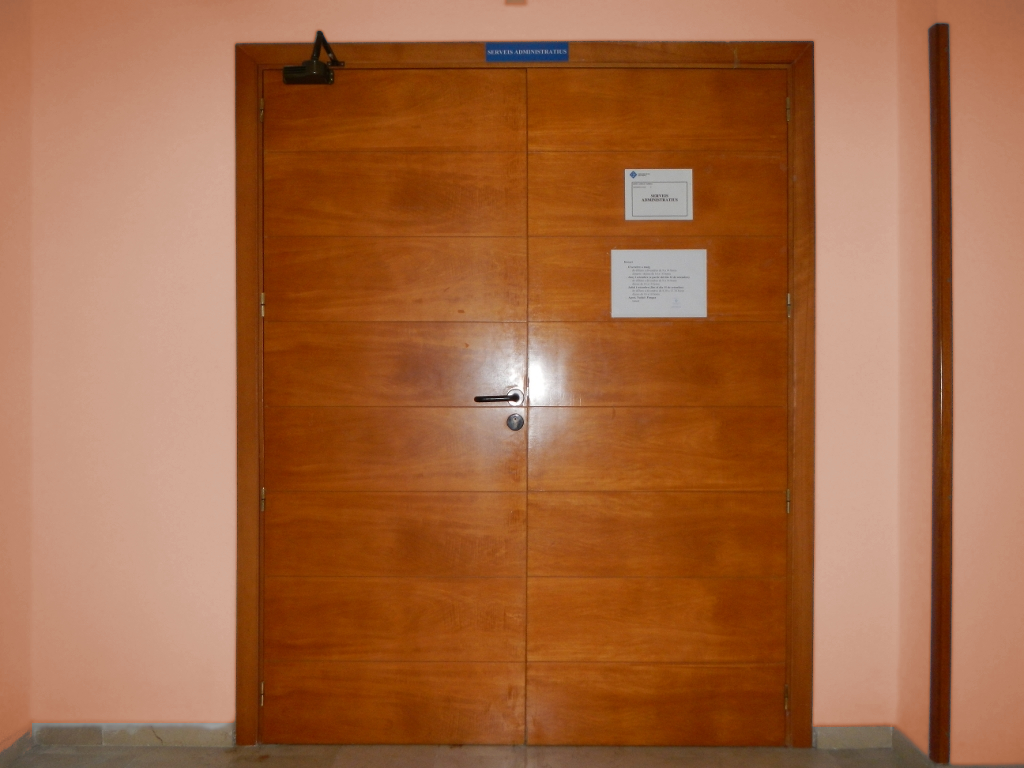
#> input picture image5.JPG, 1024 x 768 px
$ python contorns.py
#> lines starting #> are read from the running program, lines starting #| are printed output that depends on the picture; after the words box and inside, x2 and y2 are one past the last pixel; in counts of white or black regions, pixels touching at a corner belong together

# ##############################################################################
# Este script de Python ha sido utilizado para extraer contornos de las imagenes
# Tenemos que indicar el nombre de la imagen de entrada y de la imagen de salida
# ##############################################################################

from skimage import io
from skimage.color import rgb2gray
from skimage import exposure
from skimage import img_as_ubyte
from skimage.filters.rank import median
from matplotlib import pyplot as plt
from matplotlib import colors
from skimage import filters
from skimage import feature

rows = 3
cols = 3
figura = plt.figure(figsize=(15,13))

# Lectura imagen de entrada
img1 = io.imread("image5.JPG")
#> img1 is the input picture: shape (768, 1024, 3); mean R, G, B 163.7, 104.6, 66.9
# Conversion en escala de grises
img1 = rgb2gray(img1)
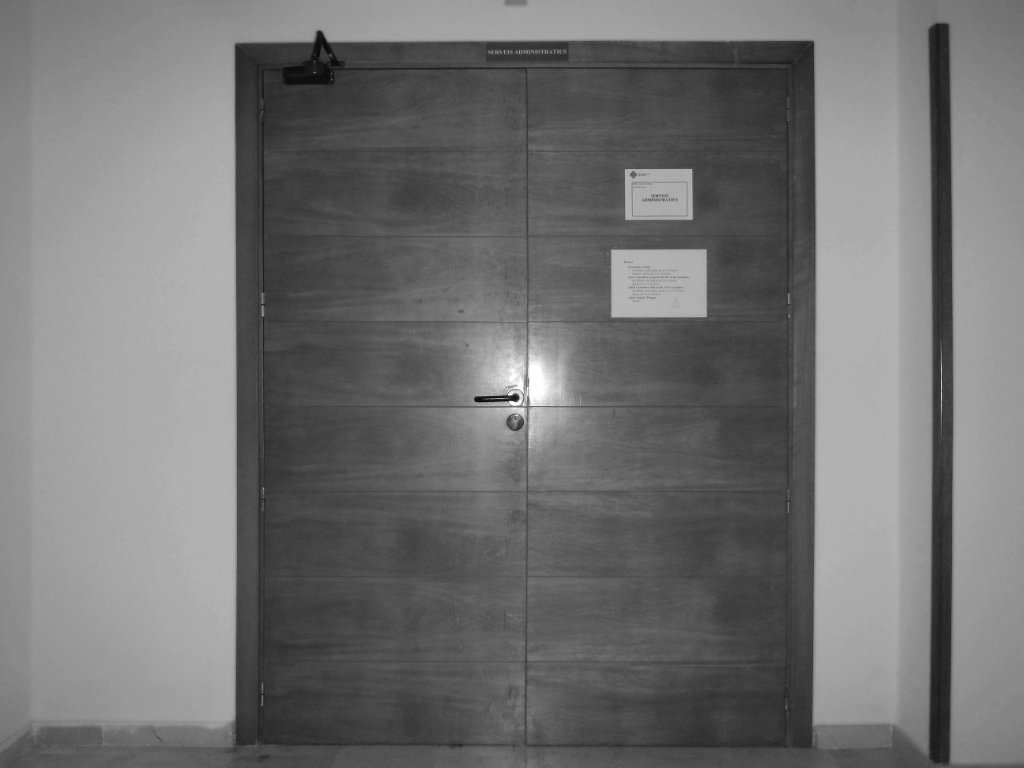
#> img1: shape (768, 1024) float64; min 0.0271, max 1, mean 0.449

# Para mostrar diferentes pasos en una misma figura
figura.add_subplot(rows,cols,1)
plt.imshow(img1,norm=colors.NoNorm(),cmap='gray')
plt.title("Original")

# Binarizacion de la imagen
# He utilizado el umbral que nos proporciona Otsu
otsu_img1 = filters.threshold_otsu(img1)
#> otsu_img1 = 0.458
bin_img1 = (img1 > otsu_img1)*255
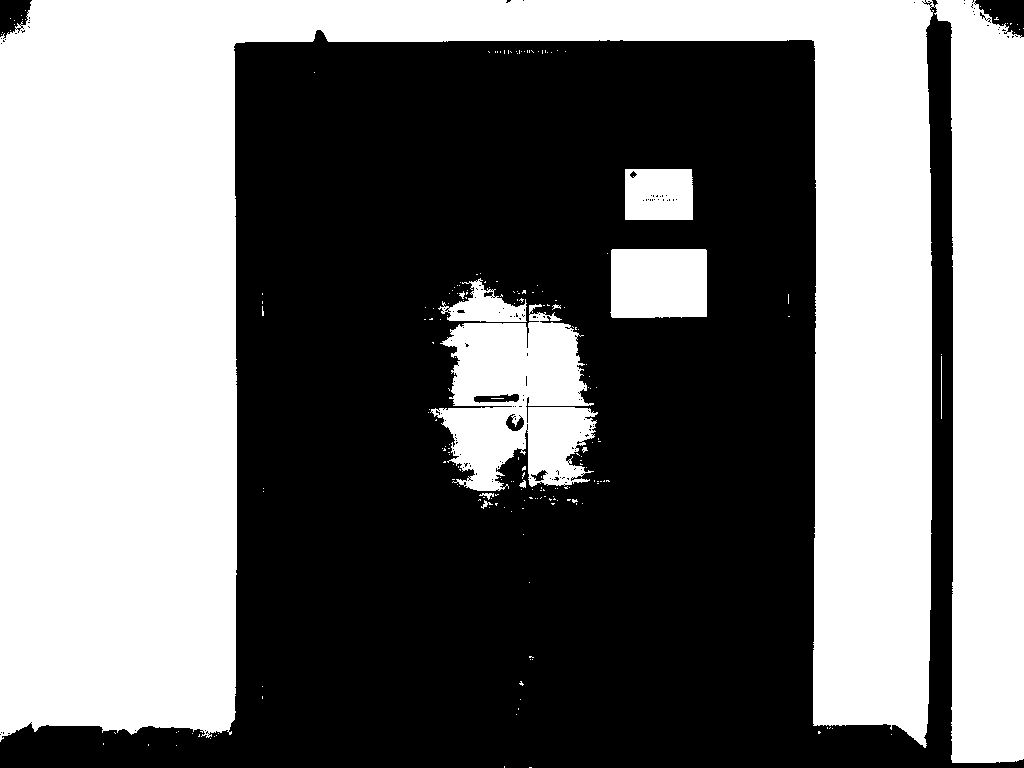
#> bin_img1: shape (768, 1024) int64; 46.4% white; 216 white regions (204 under 20 px), largest, box (x1, y1, x2, y2) and area: (0, 0, 1024, 763) 333100, (430, 304, 598, 491) 19544, (610, 249, 707, 318) 6575

# Mostramos la imagen binarizada en la misma figura
figura.add_subplot(rows,cols,2)
plt.imshow(bin_img1,norm=colors.NoNorm(),cmap='gray')
plt.title("Binarización Otsu")

# Extracción de contornos a partir de la imagen binarizada
# He utilizado los diferentes métodos para extraer los contornos, sin embargo
# el mejor resultado nos ha dado el filtro de Canny

# img1_sobel = filters.sobel(img1)
# img1_roberts = filters.roberts(img1)
# img1_prewitt = filters.prewitt(img1)
img1_canny = feature.canny(img1)
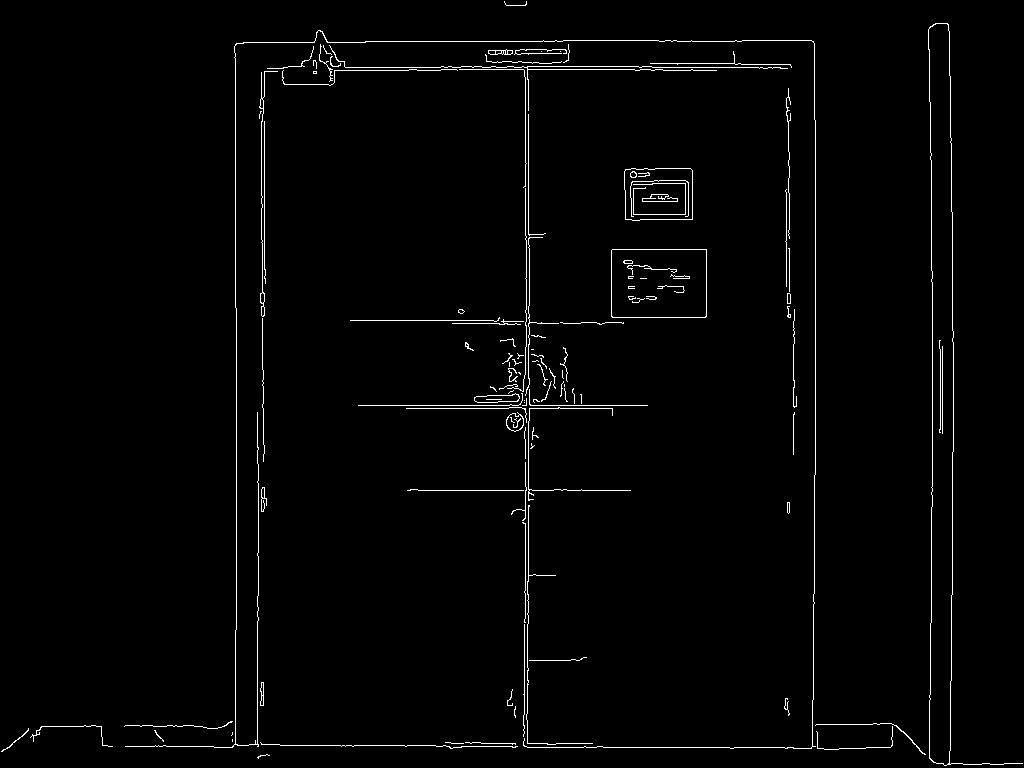
#> img1_canny: shape (768, 1024) bool; 1.7% white in thin lines or dots

# [11 lines of commented-out code are left out]

figura.add_subplot(rows,cols,6)
plt.imshow(img1_canny,cmap='gray')
plt.title("CANNY")

io.imshow(img1_canny)

io.imsave("img5_canny.JPG",img1_canny)
# io.imsave("img5_prewitt.JPG",img1_prewitt)
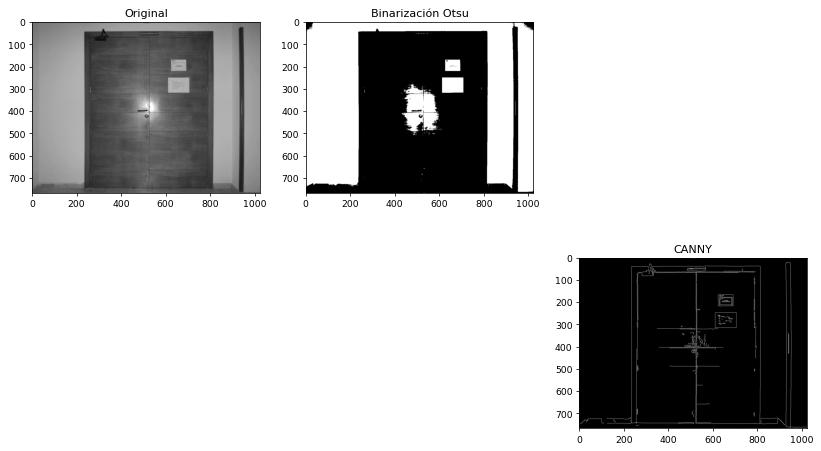
#> figure drawn by matplotlib, 3 panels

$ run again, with image1.JPG copied over image5.JPG
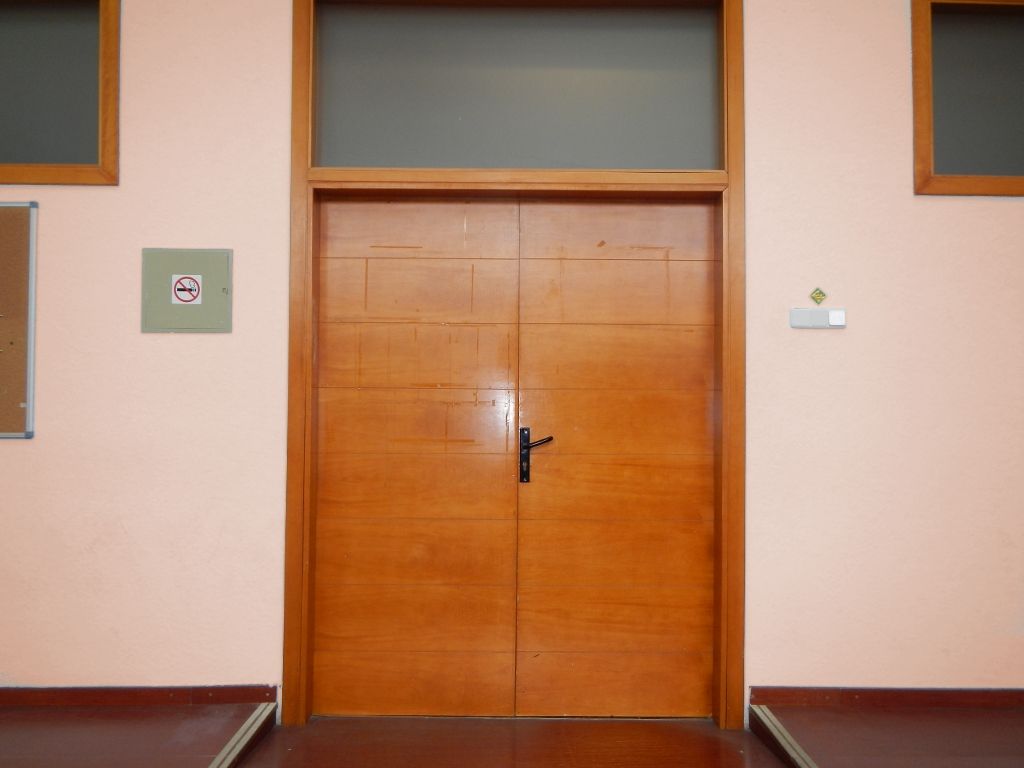
#> input picture image1.JPG, 1024 x 768 px
#> img1 is the input picture: shape (768, 1024, 3); mean R, G, B 178.4, 135.9, 109
#> img1: shape (768, 1024) float64
#> otsu_img1 = 0.557
#> `bin_img1 = (img1 > otsu_img1)*255`:
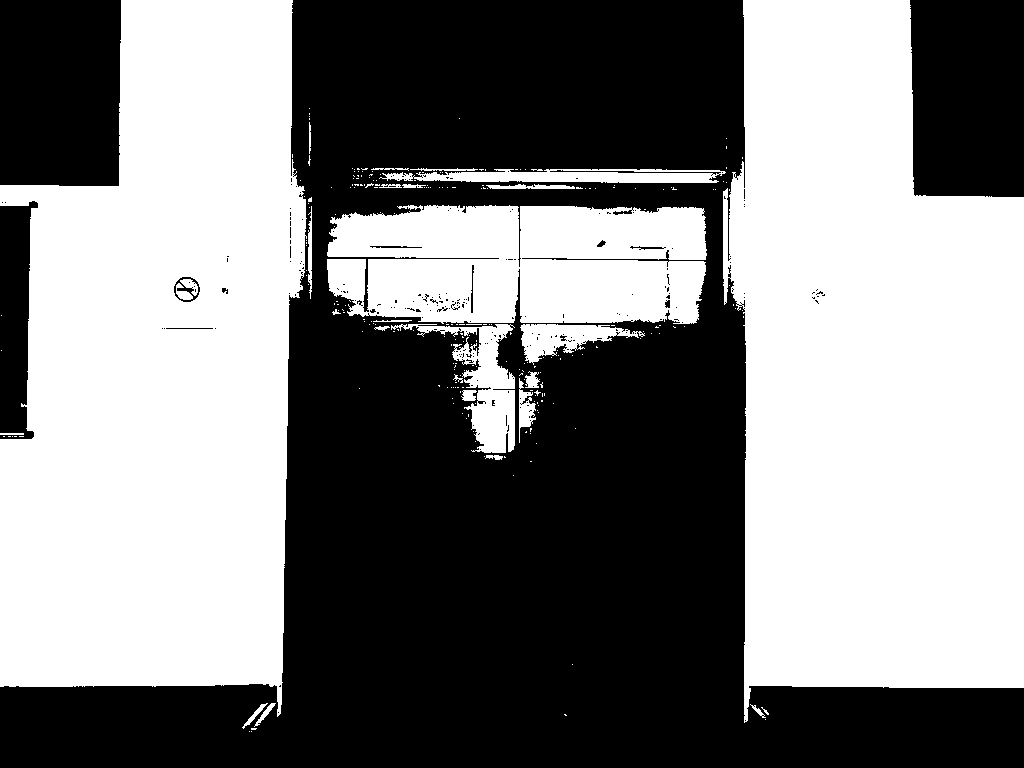
#> bin_img1: shape (768, 1024) int64; 50.4% white; 224 black regions (209 under 20 px), largest, box (x1, y1, x2, y2) and area: (0, 0, 1024, 768) 338034, (0, 0, 121, 186) 22226, (910, 0, 1024, 197) 21916
#> img1_canny: shape (768, 1024) bool; 2.2% white in thin lines or dots
#> `# io.imsave("img5_prewitt.JPG",img1_prewitt)`:
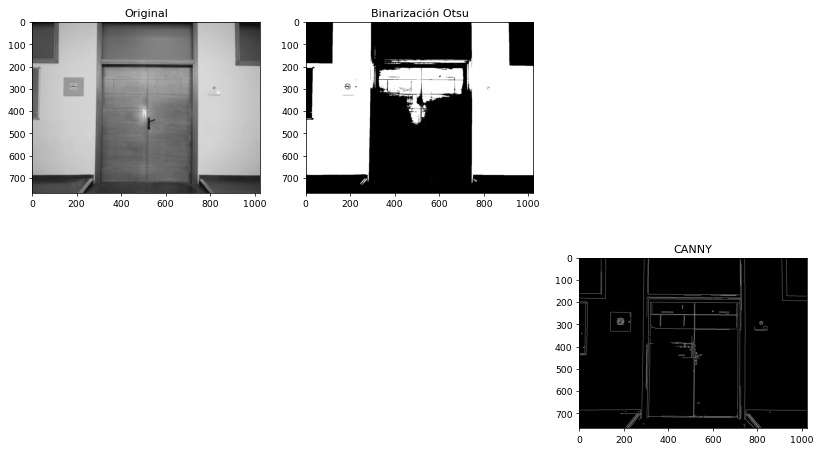
#> figure drawn by matplotlib, 3 panels

$ run again, with image2.JPG copied over image5.JPG
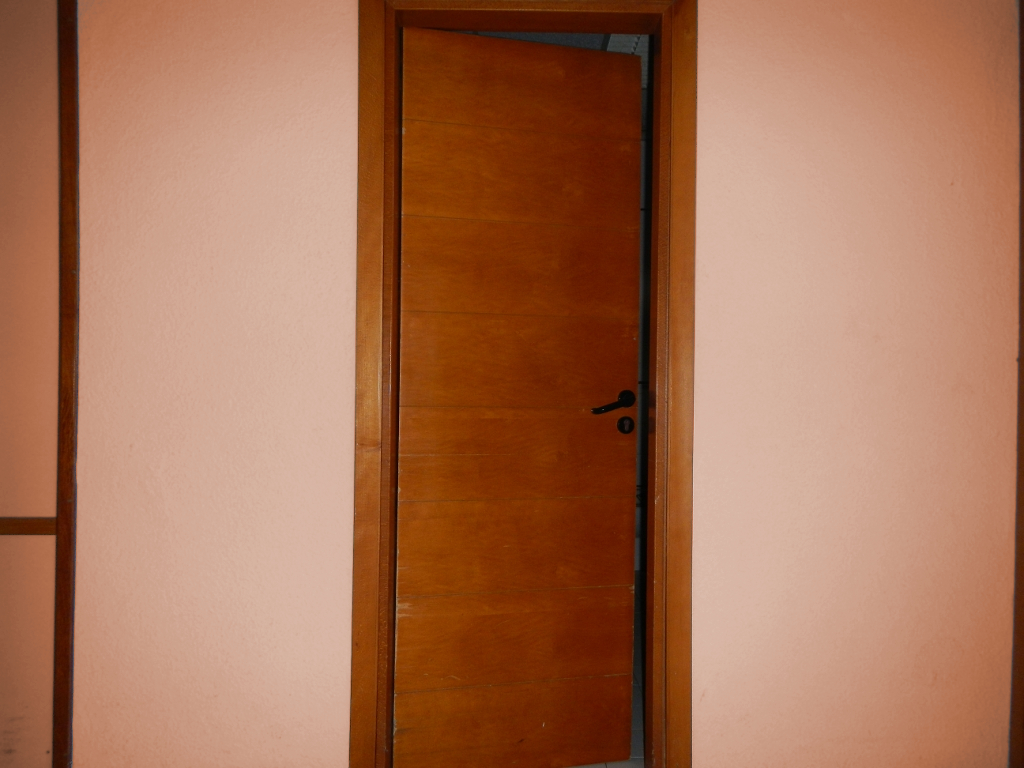
#> input picture image2.JPG, 1024 x 768 px
#> img1 is the input picture: shape (768, 1024, 3); mean R, G, B 166.8, 113.2, 84.7
#> img1: shape (768, 1024) float64
#> otsu_img1 = 0.436
#> `bin_img1 = (img1 > otsu_img1)*255`:
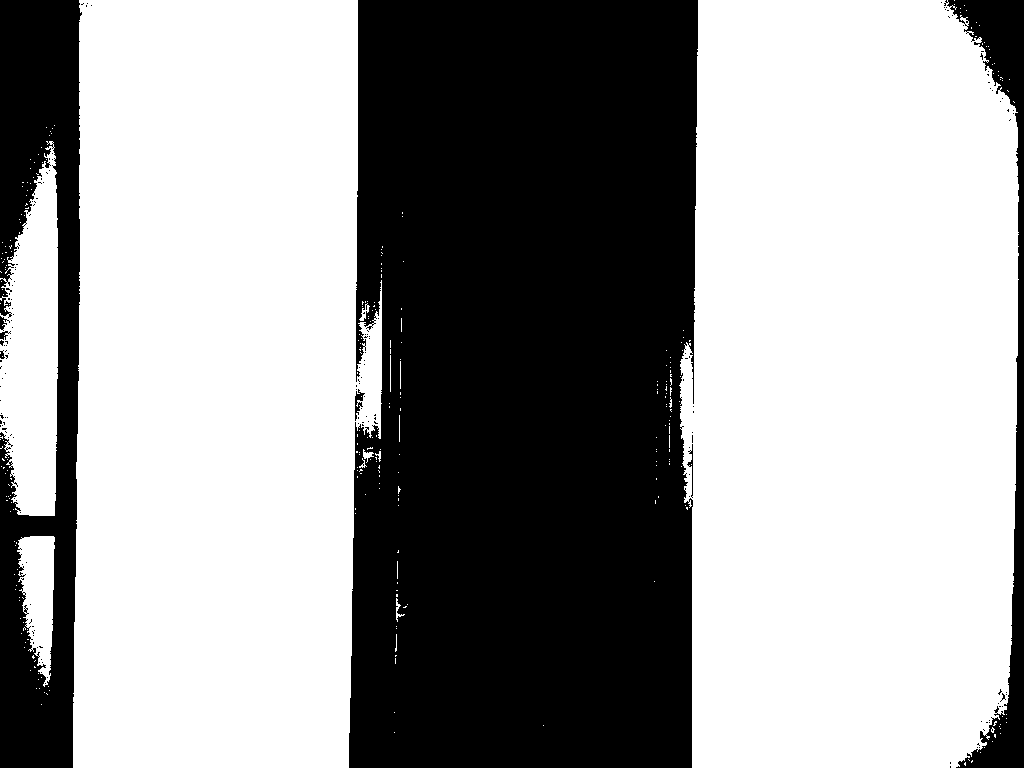
#> bin_img1: shape (768, 1024) int64; 60.9% white; 169 black regions (161 under 20 px), largest, box (x1, y1, x2, y2) and area: (349, 0, 698, 768) 255537, (0, 0, 82, 768) 39404, (944, 0, 1024, 768) 12083
#> img1_canny: shape (768, 1024) bool; 1.5% white in thin lines or dots
#> `# io.imsave("img5_prewitt.JPG",img1_prewitt)`:
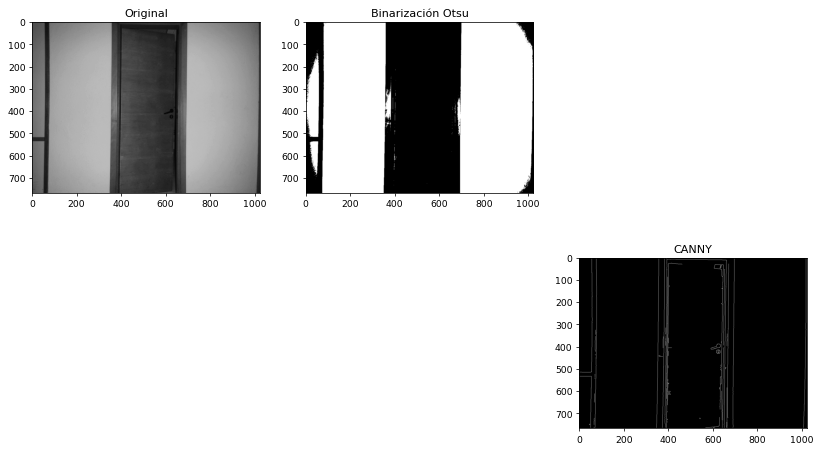
#> figure drawn by matplotlib, 3 panels

$ run again, with image3.JPG copied over image5.JPG
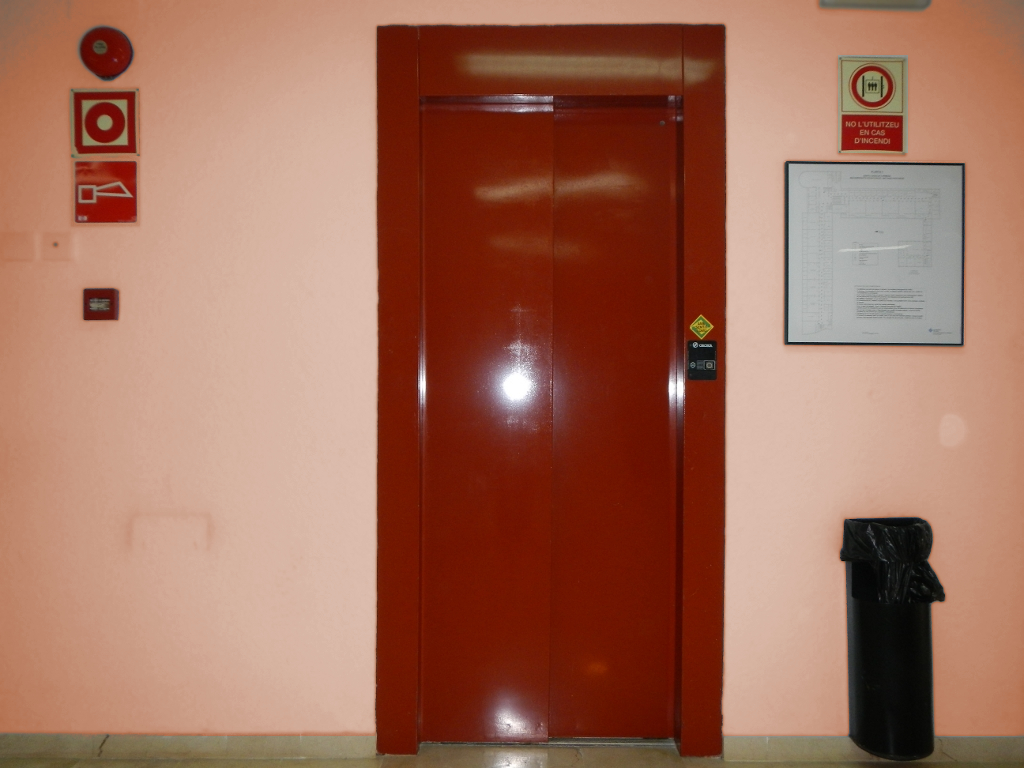
#> input picture image3.JPG, 1024 x 768 px
#> img1 is the input picture: shape (768, 1024, 3); mean R, G, B 161.6, 110.2, 90.7
#> img1: shape (768, 1024) float64
#> otsu_img1 = 0.407
#> `bin_img1 = (img1 > otsu_img1)*255`:
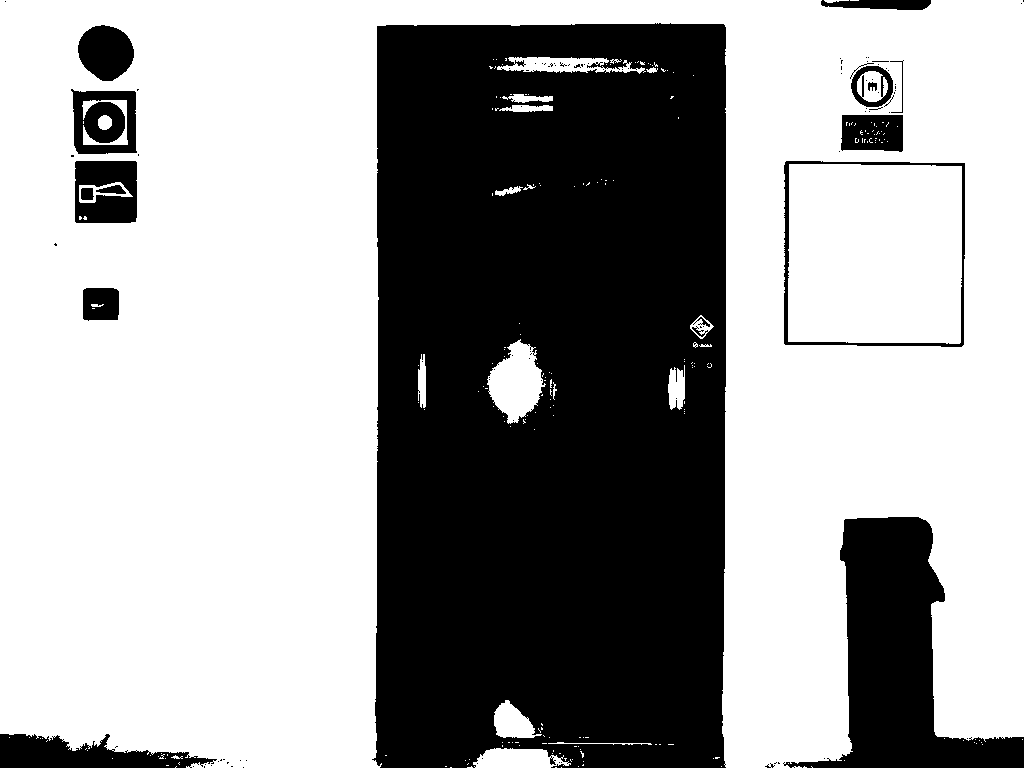
#> bin_img1: shape (768, 1024) int64; 62.5% white; 103 black regions (85 under 20 px), largest, box (x1, y1, x2, y2) and area: (372, 23, 726, 768) 249202, (783, 517, 1024, 768) 24801, (0, 734, 217, 768) 4447
#> img1_canny: shape (768, 1024) bool; 2% white in thin lines or dots
#> `# io.imsave("img5_prewitt.JPG",img1_prewitt)`:
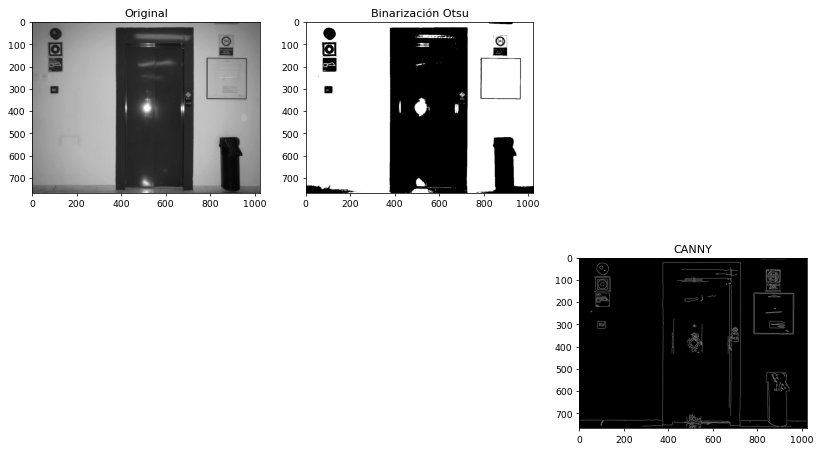
#> figure drawn by matplotlib, 3 panels
